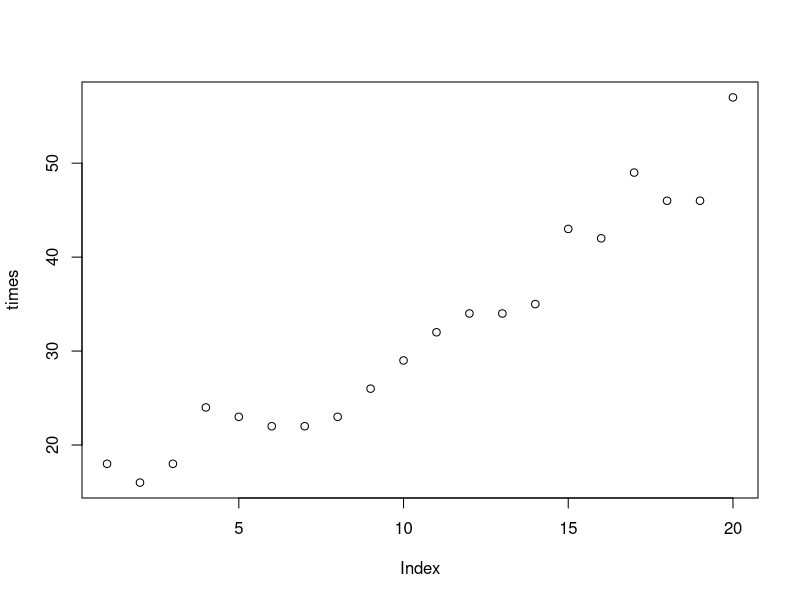
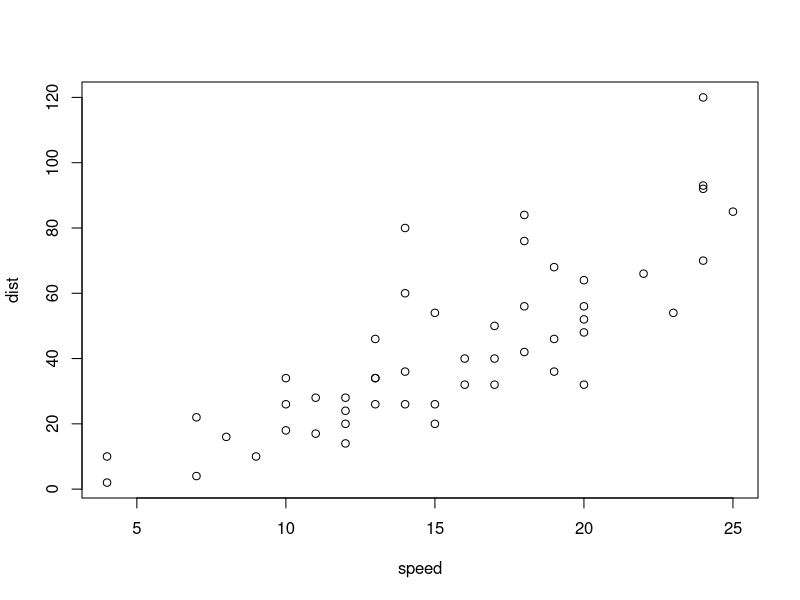

The R script that drew these images, in order:
## ---- chunk 1
times<-c(18,16,18,24,23,22,22,23,26,29,32,34,34,35,43,42,49,46,46,57)
mean(times)
median(times)
range(times)
plot(times)
unique(times)
## ---- chunk 2
plot(cars)
